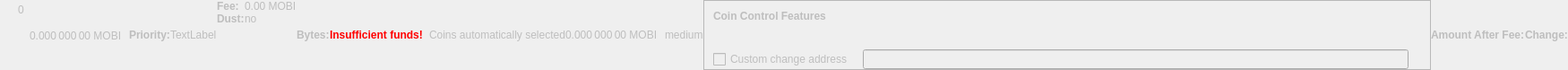
    <widget class="QWidget" name="dummyHideWidget" native="true">
     <property name="enabled">
      <bool>false</bool>
     </property>
     <property name="maximumSize">
      <size>
       <width>100</width>
       <height>22</height>
      </size>
     </property>
     <layout class="QHBoxLayout" name="dummyHideLayout">
      <property name="spacing">
       <number>0</number>
      </property>
      <property name="leftMargin">
       <number>0</number>
      </property>
      <property name="topMargin">
       <number>0</number>
      </property>
      <property name="rightMargin">
       <number>0</number>
      </property>
      <property name="bottomMargin">
       <number>0</number>
      </property>
      <item>
       <layout class="QFormLayout" name="formLayoutCoinControl1">
        <property name="horizontalSpacing">
         <number>10</number>
        </property>
        <property name="verticalSpacing">
         <number>14</number>
        </property>
        <property name="leftMargin">
         <number>10</number>
        </property>
        <property name="topMargin">
         <number>4</number>
        </property>
        <property name="rightMargin">
         <number>6</number>
        </property>
        <item row="0" column="1">
         <widget class="QLabel" name="labelCoinControlBytes">
          <property name="cursor">
           <cursorShape>IBeamCursor</cursorShape>
          </property>
          <property name="contextMenuPolicy">
           <enum>Qt::ActionsContextMenu</enum>
          </property>
          <property name="text">
           <string notr="true">0</string>
          </property>
          <property name="textInteractionFlags">
           <set>Qt::LinksAccessibleByMouse|Qt::TextSelectableByKeyboard|Qt::TextSelectableByMouse</set>
          </property>
         </widget>
        </item>
       </layout>
      </item>
      <item>
       <widget class="QLabel" name="labelCoinControlAfterFee">
        <property name="enabled">
         <bool>false</bool>
        </property>
        <property name="sizePolicy">
         <sizepolicy hsizetype="Fixed" vsizetype="Fixed">
          <horstretch>0</horstretch>
          <verstretch>0</verstretch>
         </sizepolicy>
        </property>
        <property name="minimumSize">
         <size>
          <width>111</width>
          <height>12</height>
         </size>
        </property>
        <property name="maximumSize">
         <size>
          <width>111</width>
          <height>12</height>
         </size>
        </property>
        <property name="cursor">
         <cursorShape>IBeamCursor</cursorShape>
        </property>
        <property name="contextMenuPolicy">
         <enum>Qt::ActionsContextMenu</enum>
        </property>
        <property name="text">
         <string notr="true">0.000 000 00 MOBI</string>
        </property>
        <property name="textInteractionFlags">
         <set>Qt::LinksAccessibleByMouse|Qt::TextSelectableByKeyboard|Qt::TextSelectableByMouse</set>
        </property>
       </widget>
      </item>
      <item>
       <widget class="QLabel" name="labelCoinControlPriorityText">
        <property name="enabled">
         <bool>false</bool>
        </property>
        <property name="font">
         <font>
          <weight>75</weight>
          <bold>true</bold>
         </font>
        </property>
        <property name="text">
         <string>Priority:</string>
        </property>
       </widget>
      </item>
      <item>
       <layout class="QHBoxLayout" name="horizontalLayout">
        <item>
         <widget class="QLabel" name="WarningLabel">
          <property name="text">
           <string>TextLabel</string>
          </property>
         </widget>
        </item>
       </layout>
      </item>
      <item>
       <layout class="QFormLayout" name="formLayoutCoinControl3">
        <property name="horizontalSpacing">
         <number>0</number>
        </property>
        <property name="verticalSpacing">
         <number>0</number>
        </property>
        <property name="leftMargin">
         <number>0</number>
        </property>
        <property name="topMargin">
         <number>0</number>
        </property>
        <property name="rightMargin">
         <number>0</number>
        </property>
        <item row="0" column="0">
         <widget class="QLabel" name="labelCoinControlFeeText">
          <property name="enabled">
           <bool>false</bool>
          </property>
          <property name="font">
           <font>
            <weight>75</weight>
            <bold>true</bold>
           </font>
          </property>
          <property name="text">
           <string>Fee:</string>
          </property>
          <property name="margin">
           <number>0</number>
          </property>
         </widget>
        </item>
        <item row="0" column="1">
         <widget class="QLabel" name="labelCoinControlFee">
          <property name="enabled">
           <bool>false</bool>
          </property>
          <property name="cursor">
           <cursorShape>IBeamCursor</cursorShape>
          </property>
          <property name="contextMenuPolicy">
           <enum>Qt::ActionsContextMenu</enum>
          </property>
          <property name="text">
           <string notr="true">0.00 MOBI</string>
          </property>
          <property name="textInteractionFlags">
           <set>Qt::LinksAccessibleByMouse|Qt::TextSelectableByKeyboard|Qt::TextSelectableByMouse</set>
          </property>
         </widget>
        </item>
        <item row="1" column="0">
         <widget class="QLabel" name="labelCoinControlLowOutputText">
          <property name="enabled">
           <bool>false</bool>
          </property>
          <property name="font">
           <font>
            <weight>75</weight>
            <bold>true</bold>
           </font>
          </property>
          <property name="text">
           <string>Dust:</string>
          </property>
         </widget>
        </item>
        <item row="1" column="1">
         <widget class="QLabel" name="labelCoinControlLowOutput">
          <property name="enabled">
           <bool>false</bool>
          </property>
          <property name="cursor">
           <cursorShape>IBeamCursor</cursorShape>
          </property>
          <property name="contextMenuPolicy">
           <enum>Qt::ActionsContextMenu</enum>
          </property>
          <property name="text">
           <string>no</string>
          </property>
          <property name="textInteractionFlags">
           <set>Qt::LinksAccessibleByMouse|Qt::TextSelectableByKeyboard|Qt::TextSelectableByMouse</set>
          </property>
         </widget>
        </item>
       </layout>
      </item>
      <item>
       <widget class="QLabel" name="labelCoinControlBytesText">
        <property name="enabled">
         <bool>false</bool>
        </property>
        <property name="font">
         <font>
          <weight>75</weight>
          <bold>true</bold>
         </font>
        </property>
        <property name="text">
         <string>Bytes:</string>
        </property>
       </widget>
      </item>
      <item>
       <layout class="QFormLayout" name="formLayoutCoinControl2">
        <property name="horizontalSpacing">
         <number>0</number>
        </property>
        <property name="verticalSpacing">
         <number>0</number>
        </property>
        <property name="leftMargin">
         <number>0</number>
        </property>
        <property name="topMargin">
         <number>0</number>
        </property>
        <property name="rightMargin">
         <number>0</number>
        </property>
       </layout>
      </item>
      <item>
       <layout class="QHBoxLayout" name="horizontalLayoutCoinControl2">
        <property name="spacing">
         <number>0</number>
        </property>
        <property name="bottomMargin">
         <number>0</number>
        </property>
       </layout>
      </item>
      <item>
       <widget class="QLabel" name="labelCoinControlInsuffFunds">
        <property name="enabled">
         <bool>false</bool>
        </property>
        <property name="minimumSize">
         <size>
          <width>0</width>
          <height>0</height>
         </size>
        </property>
        <property name="font">
         <font>
          <weight>75</weight>
          <bold>true</bold>
         </font>
        </property>
        <property name="styleSheet">
         <string notr="true">color:red;font-weight:bold;</string>
        </property>
        <property name="text">
         <string>Insufficient funds!</string>
        </property>
        <property name="margin">
         <number>5</number>
        </property>
       </widget>
      </item>
      <item>
       <layout class="QFormLayout" name="formLayoutCoinControl4">
        <property name="horizontalSpacing">
         <number>0</number>
        </property>
        <property name="verticalSpacing">
         <number>0</number>
        </property>
        <property name="leftMargin">
         <number>0</number>
        </property>
        <property name="topMargin">
         <number>0</number>
        </property>
        <property name="rightMargin">
         <number>0</number>
        </property>
       </layout>
      </item>
      <item>
       <widget class="QLabel" name="labelCoinControlChangeLabel">
        <property name="enabled">
         <bool>false</bool>
        </property>
        <property name="sizePolicy">
         <sizepolicy hsizetype="Preferred" vsizetype="Expanding">
          <horstretch>0</horstretch>
          <verstretch>0</verstretch>
         </sizepolicy>
        </property>
        <property name="minimumSize">
         <size>
          <width>0</width>
          <height>0</height>
         </size>
        </property>
        <property name="text">
         <string/>
        </property>
        <property name="margin">
         <number>3</number>
        </property>
       </widget>
      </item>
      <item>
       <widget class="QLabel" name="labelCoinControlAutomaticallySelected">
        <property name="enabled">
         <bool>false</bool>
        </property>
        <property name="sizePolicy">
         <sizepolicy hsizetype="Fixed" vsizetype="Fixed">
          <horstretch>0</horstretch>
          <verstretch>0</verstretch>
         </sizepolicy>
        </property>
        <property name="minimumSize">
         <size>
          <width>0</width>
          <height>0</height>
         </size>
        </property>
        <property name="maximumSize">
         <size>
          <width>240</width>
          <height>16777215</height>
         </size>
        </property>
        <property name="text">
         <string>Coins automatically selected</string>
        </property>
        <property name="margin">
         <number>5</number>
        </property>
       </widget>
      </item>
      <item>
       <widget class="QLabel" name="labelCoinControlChange">
        <property name="enabled">
         <bool>false</bool>
        </property>
        <property name="sizePolicy">
         <sizepolicy hsizetype="Fixed" vsizetype="Fixed">
          <horstretch>0</horstretch>
          <verstretch>0</verstretch>
         </sizepolicy>
        </property>
        <property name="minimumSize">
         <size>
          <width>111</width>
          <height>0</height>
         </size>
        </property>
        <property name="maximumSize">
         <size>
          <width>111</width>
          <height>16777215</height>
         </size>
        </property>
        <property name="cursor">
         <cursorShape>IBeamCursor</cursorShape>
        </property>
        <property name="contextMenuPolicy">
         <enum>Qt::ActionsContextMenu</enum>
        </property>
        <property name="text">
         <string notr="true">0.000 000 00 MOBI</string>
        </property>
        <property name="textInteractionFlags">
         <set>Qt::LinksAccessibleByMouse|Qt::TextSelectableByKeyboard|Qt::TextSelectableByMouse</set>
        </property>
       </widget>
      </item>
      <item>
       <widget class="QLabel" name="labelCoinControlPriority">
        <property name="enabled">
         <bool>false</bool>
        </property>
        <property name="cursor">
         <cursorShape>IBeamCursor</cursorShape>
        </property>
        <property name="contextMenuPolicy">
         <enum>Qt::ActionsContextMenu</enum>
        </property>
        <property name="text">
         <string>medium</string>
        </property>
        <property name="textInteractionFlags">
         <set>Qt::LinksAccessibleByMouse|Qt::TextSelectableByKeyboard|Qt::TextSelectableByMouse</set>
        </property>
       </widget>
      </item>
      <item>
       <widget class="QFrame" name="frameCoinControl">
        <property name="sizePolicy">
         <sizepolicy hsizetype="Expanding" vsizetype="Expanding">
          <horstretch>0</horstretch>
          <verstretch>0</verstretch>
         </sizepolicy>
        </property>
        <property name="maximumSize">
         <size>
          <width>16777215</width>
          <height>16777215</height>
         </size>
        </property>
        <property name="frameShape">
         <enum>QFrame::StyledPanel</enum>
        </property>
        <property name="frameShadow">
         <enum>QFrame::Sunken</enum>
        </property>
        <layout class="QVBoxLayout" name="verticalLayoutCoinControl2_2">
         <property name="spacing">
          <number>0</number>
         </property>
         <property name="leftMargin">
          <number>0</number>
         </property>
         <property name="topMargin">
          <number>0</number>
         </property>
         <property name="rightMargin">
          <number>0</number>
         </property>
         <property name="bottomMargin">
          <number>0</number>
         </property>
         <item>
          <layout class="QVBoxLayout" name="verticalLayoutCoinControl" stretch="0,0,0,1">
           <property name="spacing">
            <number>0</number>
           </property>
           <property name="leftMargin">
            <number>10</number>
           </property>
           <property name="topMargin">
            <number>10</number>
           </property>
           <item>
            <layout class="QHBoxLayout" name="horizontalLayoutCoinControl1">
             <property name="bottomMargin">
              <number>15</number>
             </property>
             <item>
              <widget class="QLabel" name="labelCoinControlFeatures">
               <property name="enabled">
                <bool>false</bool>
               </property>
               <property name="sizePolicy">
                <sizepolicy hsizetype="Preferred" vsizetype="Maximum">
                 <horstretch>0</horstretch>
                 <verstretch>0</verstretch>
                </sizepolicy>
               </property>
               <property name="font">
                <font>
                 <weight>75</weight>
                 <bold>true</bold>
                </font>
               </property>
               <property name="styleSheet">
                <string notr="true">font-weight:bold;</string>
               </property>
               <property name="text">
                <string>Coin Control Features</string>
               </property>
              </widget>
             </item>
            </layout>
           </item>
           <item>
            <widget class="QWidget" name="widgetCoinControl" native="true">
             <property name="sizePolicy">
              <sizepolicy hsizetype="Preferred" vsizetype="Preferred">
               <horstretch>0</horstretch>
               <verstretch>0</verstretch>
              </sizepolicy>
             </property>
             <property name="minimumSize">
              <size>
               <width>0</width>
               <height>0</height>
              </size>
             </property>
             <property name="styleSheet">
              <string notr="true"/>
             </property>
             <layout class="QHBoxLayout" name="horizontalLayoutCoinControl5_2">
              <property name="leftMargin">
               <number>0</number>
              </property>
              <property name="topMargin">
               <number>0</number>
              </property>
              <property name="rightMargin">
               <number>0</number>
              </property>
              <property name="bottomMargin">
               <number>0</number>
              </property>
              <item>
               <layout class="QHBoxLayout" name="horizontalLayoutCoinControl3">
                <property name="spacing">
                 <number>20</number>
                </property>
                <property name="topMargin">
                 <number>0</number>
                </property>
                <property name="bottomMargin">
                 <number>10</number>
                </property>
               </layout>
              </item>
             </layout>
            </widget>
           </item>
           <item>
            <layout class="QHBoxLayout" name="horizontalLayoutCoinControl4" stretch="0,0,0">
             <property name="spacing">
              <number>12</number>
             </property>
             <property name="sizeConstraint">
              <enum>QLayout::SetDefaultConstraint</enum>
             </property>
             <property name="topMargin">
              <number>5</number>
             </property>
             <property name="rightMargin">
              <number>5</number>
             </property>
             <item>
              <widget class="QCheckBox" name="checkBoxCoinControlChange">
               <property name="enabled">
                <bool>false</bool>
               </property>
               <property name="toolTip">
                <string>If this is activated, but the change address is empty or invalid, change will be sent to a newly generated address.</string>
               </property>
               <property name="text">
                <string>Custom change address</string>
               </property>
              </widget>
             </item>
             <item>
              <widget class="QValidatedLineEdit" name="lineEditCoinControlChange">
               <property name="enabled">
                <bool>false</bool>
               </property>
               <property name="sizePolicy">
                <sizepolicy hsizetype="Expanding" vsizetype="Fixed">
                 <horstretch>0</horstretch>
                 <verstretch>0</verstretch>
                </sizepolicy>
               </property>
              </widget>
             </item>
             <item>
              <widget class="QLabel" name="labelCoinControlChangeLabel_2">
               <property name="sizePolicy">
                <sizepolicy hsizetype="Preferred" vsizetype="Expanding">
                 <horstretch>0</horstretch>
                 <verstretch>0</verstretch>
                </sizepolicy>
               </property>
               <property name="minimumSize">
                <size>
                 <width>0</width>
                 <height>0</height>
                </size>
               </property>
               <property name="text">
                <string/>
               </property>
               <property name="margin">
                <number>3</number>
               </property>
              </widget>
             </item>
            </layout>
           </item>
           <item>
            <spacer name="verticalSpacerCoinControl">
             <property name="orientation">
              <enum>Qt::Vertical</enum>
             </property>
             <property name="sizeHint" stdset="0">
              <size>
               <width>800</width>
               <height>1</height>
              </size>
             </property>
            </spacer>
           </item>
          </layout>
         </item>
        </layout>
       </widget>
      </item>
      <item>
       <widget class="QLabel" name="labelCoinControlAfterFeeText">
        <property name="enabled">
         <bool>false</bool>
        </property>
        <property name="minimumSize">
         <size>
          <width>0</width>
          <height>0</height>
         </size>
        </property>
        <property name="maximumSize">
         <size>
          <width>16777215</width>
          <height>16777215</height>
         </size>
        </property>
        <property name="font">
         <font>
          <weight>75</weight>
          <bold>true</bold>
         </font>
        </property>
        <property name="text">
         <string>Amount After Fee:</string>
        </property>
        <property name="alignment">
         <set>Qt::AlignLeading|Qt::AlignLeft|Qt::AlignVCenter</set>
        </property>
        <property name="margin">
         <number>0</number>
        </property>
       </widget>
      </item>
      <item>
       <widget class="QLabel" name="labelCoinControlChangeText">
        <property name="enabled">
         <bool>false</bool>
        </property>
        <property name="sizePolicy">
         <sizepolicy hsizetype="Preferred" vsizetype="Preferred">
          <horstretch>0</horstretch>
          <verstretch>0</verstretch>
         </sizepolicy>
        </property>
        <property name="minimumSize">
         <size>
          <width>0</width>
          <height>0</height>
         </size>
        </property>
        <property name="maximumSize">
         <size>
          <width>16777215</width>
          <height>16777215</height>
         </size>
        </property>
        <property name="font">
         <font>
          <weight>75</weight>
          <bold>true</bold>
         </font>
        </property>
        <property name="text">
         <string>Change:</string>
        </property>
        <property name="alignment">
         <set>Qt::AlignLeading|Qt::AlignLeft|Qt::AlignVCenter</set>
        </property>
       </widget>
      </item>
     </layout>
    </widget>
